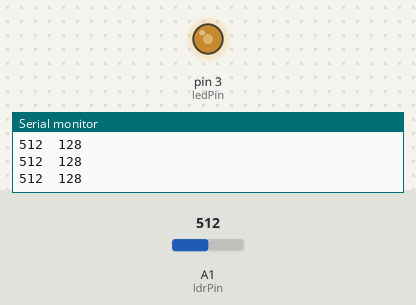
The sketch below on a simulated Arduino Uno, built with avr-gcc and run on an emulated ATmega328P. On the bench: output pins drawn as LEDs (lit = HIGH), the last lines printed to the serial monitor. The inputs (shaded band) are chosen by the test bench; at power-on: A1 (ldrPin) = 512.

Above: at 1.2 s.
1.3 s: A1 (ldrPin) set to 6
At 2.1 s:
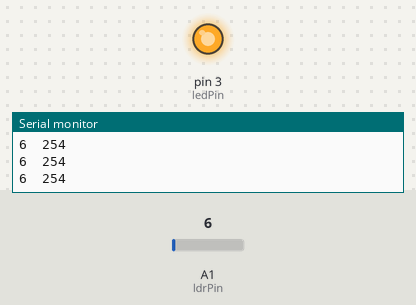
2.8 s: A1 (ldrPin) set to 3
At 3.3 s:
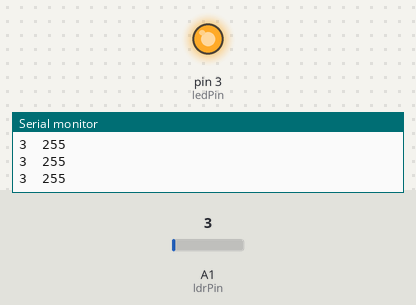
5.8 s: A1 (ldrPin) set to 90
At 6.9 s:
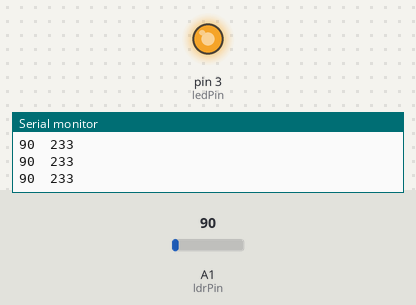
7.3 s: A1 (ldrPin) set to 108
At 8.0 s:
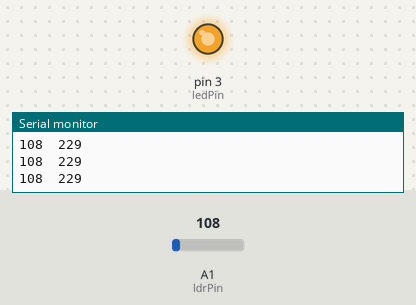
8.8 s: A1 (ldrPin) set to 306
At 10.0 s:
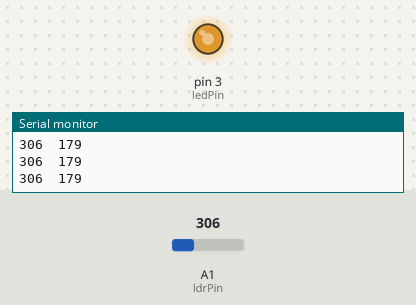
10.3 s: A1 (ldrPin) set to 511
At 11.4 s:
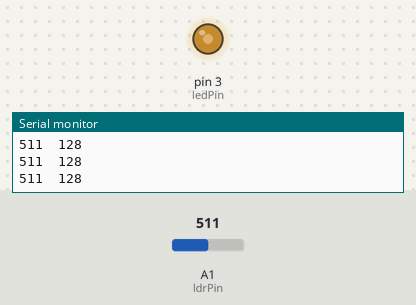
Timing chart, 0 to 12.8 s (numbered marks = the images above; inputs shaded):
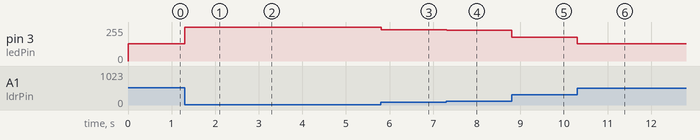

Measured:
- after the input at 1.3 s, pin 3 (ledPin): 128/255 → 254/255 at once
- after the input at 2.8 s, pin 3 (ledPin): 254/255 → 255/255 at once
- after the input at 5.8 s, pin 3 (ledPin): 255/255 → 233/255 at once
- after the input at 7.3 s, pin 3 (ledPin): 233/255 → 229/255 at once
- after the input at 8.8 s, pin 3 (ledPin): 229/255 → 179/255 at once
- after the input at 10.3 s, pin 3 (ledPin): 179/255 → 128/255 at once

The sketch:

LDRTest.ino
```cpp
int ldrPin = 1;
int ldrValue;

int ledPin = 3;
int ledValue;

void setup () {
  Serial.begin(9600);
}

void loop () {
  ldrValue = analogRead(ldrPin);
  ledValue = map(ldrValue, 0, 1023, 255, 0); //Dark = brighter

  Serial.print(ldrValue);
  Serial.print("  ");
  Serial.println(ledValue);

  //Write the PWM value
  analogWrite(ledPin, ledValue);
  delay(10);
}
```
